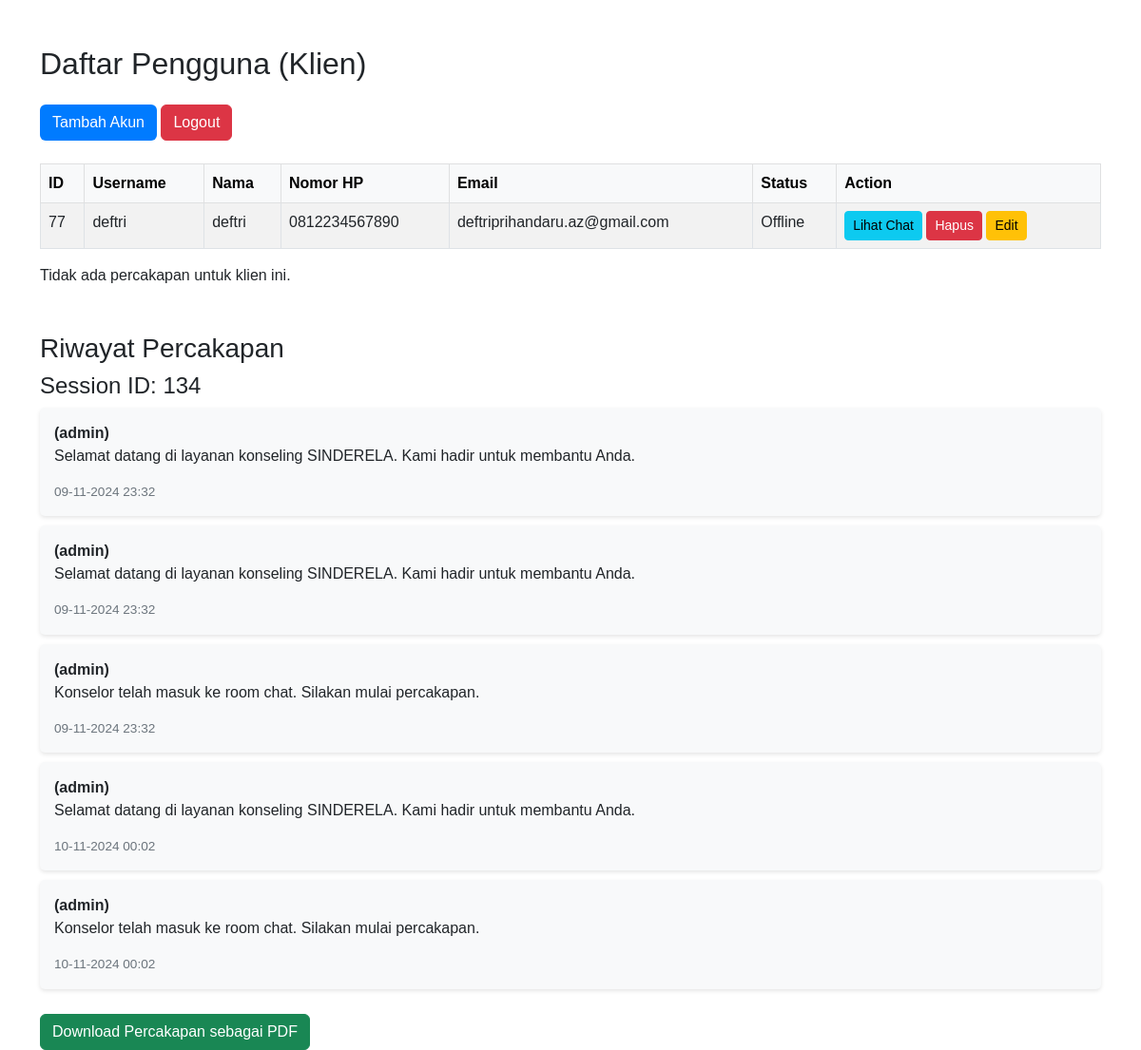
/admin/admin-dashboard.php?session_id=134 (signed in), run on the app's committed database.
### tables this page shows
CREATE TABLE `users` (
  `id` int(11) NOT NULL,
  `username` varchar(50) NOT NULL,
  `nama` varchar(100) NOT NULL,
  `nomor_hp` varchar(15) DEFAULT NULL,
  `id_wilayah` int(11) DEFAULT NULL,
  `password_hash` varchar(255) NOT NULL,
  `role` enum('klien','konselor','psikolog','admin') NOT NULL,
  `session` tinyint(1) DEFAULT 0,
  `ratting` float DEFAULT NULL,
  `is_verified` tinyint(1) DEFAULT 0,
  `reset_token` varchar(255) DEFAULT NULL,
  `token_expiry` timestamp NOT NULL DEFAULT current_timestamp() ON UPDATE current_timestamp(),
  `is_online` tinyint(1) DEFAULT 0,
  `email` varchar(255) DEFAULT NULL,
  `created_at` timestamp NOT NULL DEFAULT current_timestamp(),
  `sub_role` enum('Dewasa','Sebaya','Psikolog','Admin','Klien') NOT NULL DEFAULT 'Klien'
);

CREATE TABLE `chat_messages` (
  `id` int(11) NOT NULL,
  `session_id` int(11) NOT NULL,
  `sender_id` int(11) DEFAULT NULL,
  `message` text NOT NULL,
  `sent_at` timestamp NOT NULL DEFAULT current_timestamp(),
  `id_wilayah` int(11) DEFAULT NULL,
  `timestamp` timestamp NOT NULL DEFAULT current_timestamp(),
  `is_read` tinyint(1) DEFAULT 0
);

### admin/admin-dashboard.php (the view, shortened to what this page needs)
<?php
include '../config/config.php';
$sql_users = "SELECT * FROM users WHERE role = 'klien'";
$stmt_users = $conn->prepare($sql_users);
$stmt_users->execute();
$users_result = $stmt_users->get_result();
$session_id = isset($_GET['session_id']) ? filter_var($_GET['session_id'], FILTER_SANITIZE_NUMBER_INT) : null;
$messages = [];
if ($session_id) {
    $sql_messages = "
        SELECT m.message, m.sent_at, u.nama AS sender_nama, u.role AS sender_role
        FROM chat_messages m
        LEFT JOIN users u ON m.sender_id = u.id
        WHERE m.session_id = ?
        ORDER BY m.sent_at ASC
    ";
    $stmt_messages = $conn->prepare($sql_messages);
    $stmt_messages->bind_param("i", $session_id);
    $stmt_messages->execute();
    $messages_result = $stmt_messages->get_result();
    while ($row = $messages_result->fetch_assoc()) {
        $messages[] = $row;
    }
}
$sessions = [];
?>
<!DOCTYPE html>
<html lang="id">
<head>
    <link href="https://cdn.jsdelivr.net/npm/bootstrap@5.3.0/dist/css/bootstrap.min.css" rel="stylesheet">
</head>
<body>
<div class="container mt-5">
    <h2 class="mb-4">Daftar Pengguna (Klien)</h2>
    <div class="mb-4">
        <a href="#tambahAkunModal" class="btn btn-custom" data-bs-toggle="modal">Tambah Akun</a>
        <a href="?logout=true" class="btn btn-danger">Logout</a>
    </div>
    <div class="table-responsive">
        <table class="table table-bordered table-striped">
            <thead class="table-light">
                <tr>
                    <th>ID</th>
                    <th>Username</th>
                    <th>Nama</th>
                    <th>Nomor HP</th>
                    <th>Email</th>
                    <th>Status</th>
                    <th>Action</th>
                </tr>
            </thead>
            <tbody>
                <?php while ($user = $users_result->fetch_assoc()): ?>
                    <tr>
                        <td><?= htmlspecialchars($user['id']) ?></td>
                        <td><?= htmlspecialchars($user['username']) ?></td>
                        <td><?= htmlspecialchars($user['nama']) ?></td>
                        <td><?= htmlspecialchars($user['nomor_hp']) ?></td>
                        <td><?= htmlspecialchars($user['email']) ?></td>
                        <td><?= htmlspecialchars($user['is_online'] ? 'Online' : 'Offline') ?></td>
                        <td>
                          <a href="view_chat.php?user_id=<?= $user['id'] ?>" class="btn btn-info btn-sm">Lihat Chat</a>
                            <a href="?delete_user_id=<?= $user['id'] ?>" class="btn btn-danger btn-sm" onclick="return confirm('Apakah Anda yakin ingin menghapus akun ini?')">Hapus</a>
                            <a href="edit_user.php?id=<?= $user['id'] ?>" class="btn btn-warning btn-sm">Edit</a>
                        </td>
                    </tr>
                <?php endwhile; ?>
            </tbody>
        </table>
    </div>
    <?php if (isset($sessions) && count($sessions) > 0): ?>
        <h3 class="mt-5">Daftar Percakapan</h3>
        <ul class="list-group">
            <?php foreach ($sessions as $session_id): ?>
                <li class="list-group-item">
                    <a href="?session_id=<?= $session_id ?>" class="btn btn-link">Session ID: <?= $session_id ?></a>
                </li>
            <?php endforeach; ?>
        </ul>
    <?php else: ?>
        <p>Tidak ada percakapan untuk klien ini.</p>
    <?php endif; ?>
    <h3 class="mt-5">Riwayat Percakapan</h3>
    <?php if ($session_id): ?>
        <h4>Session ID: <?= htmlspecialchars($session_id) ?></h4>
        <div>
            <?php foreach ($messages as $message): ?>
                <div class="message-box">
                    <div class="sender"><?= htmlspecialchars($message['sender_nama']) ?> (<?= $message['sender_role'] ?>)</div>
                    <p><?= nl2br(htmlspecialchars($message['message'])) ?></p>
                    <div class="timestamp"><?= date("d-m-Y H:i", strtotime($message['sent_at'])) ?></div>
                </div>
            <?php endforeach; ?>
        </div>
        <a href="?session_id=<?= $session_id ?>&export_pdf=true" class="btn btn-success mt-3">Download Percakapan sebagai PDF</a>
    <?php else: ?>
        <p>Tidak ada percakapan untuk sesi ini.</p>
    <?php endif; ?>
</div>
</body>
</html>

### admin/admin-dashboard.php (style rules this page uses)
body { font-family: 'Poppins', sans-serif; }
.message-box { padding: 15px; margin-bottom: 10px; background-color: #f8f9fa; border-radius: 5px; box-shadow: 0 2px 4px rgba(0,0,0,0.1); }
.message-box .sender { font-weight: bold; }
.message-box .timestamp { font-size: 0.85rem; color: #6c757d; }
.btn-custom { background-color: #007bff; color: white; }

### data on the page
users: id "77", username "deftri", nama "deftri", nomor_hp "0812234567890", email "deftriprihandaru.az@gmail.com", is_online "Offline"
chat_messages: sender.role "admin", message "Selamat datang di layanan konseling SINDERELA. Kami hadir untuk membantu Anda.", sent_at "09-11-2024 23:32"
chat_messages: sender.role "admin", message "Selamat datang di layanan konseling SINDERELA. Kami hadir untuk membantu Anda.", sent_at "09-11-2024 23:32"
chat_messages: sender.role "admin", message "Konselor telah masuk ke room chat. Silakan mulai percakapan.", sent_at "09-11-2024 23:32"
chat_messages: sender.role "admin", message "Selamat datang di layanan konseling SINDERELA. Kami hadir untuk membantu Anda.", sent_at "10-11-2024 00:02"
chat_messages: sender.role "admin", message "Konselor telah masuk ke room chat. Silakan mulai percakapan.", sent_at "10-11-2024 00:02"

### other printed values
$session_id "134"
